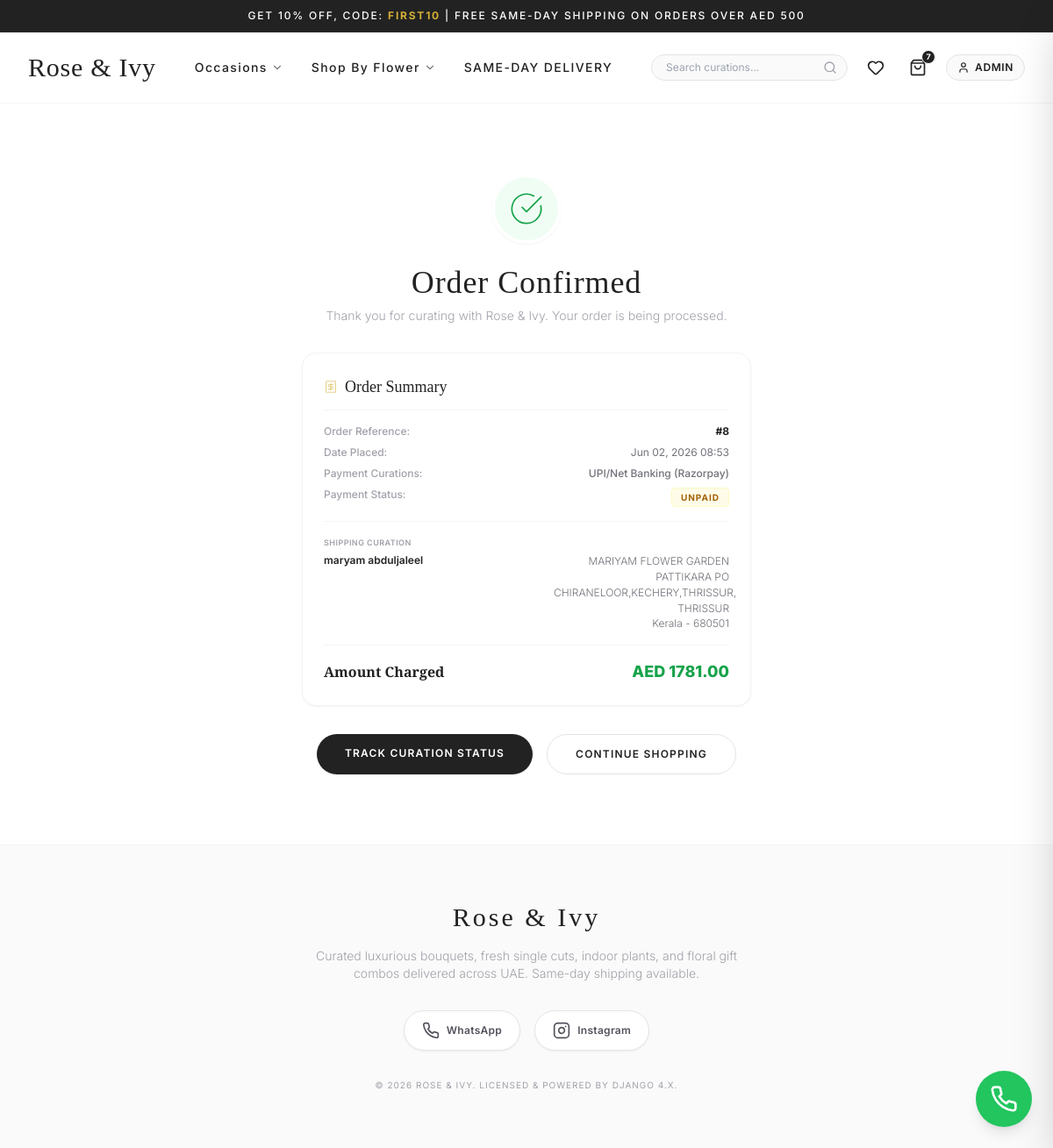
Screenshot of /orders/confirmation/8/ (signed in) with the database file from the repository.
### orders/models.py (models this page shows, shortened)
class Order(models.Model):
    ORDER_STATUS = (
        ('Pending', 'Pending'),
        ('Processing', 'Processing'),
        ('Shipped', 'Shipped'),
        ('Delivered', 'Delivered'),
    )
    PAYMENT_STATUS = (
        ('UNPAID', 'Unpaid'),
        ('PAID', 'Paid'),
        ('FAILED', 'Failed'),
    )
    PAYMENT_METHODS = (
        ('RAZORPAY', 'UPI/Net Banking (Razorpay)'),
    )
    user = models.ForeignKey(User, on_delete=models.CASCADE, related_name='orders')
    address = models.ForeignKey(Address, on_delete=models.SET_NULL, null=True, blank=True)
    total = models.DecimalField(max_digits=10, decimal_places=2)
    coupon = models.ForeignKey(Coupon, on_delete=models.SET_NULL, null=True, blank=True)
    discount_amount = models.DecimalField(max_digits=10, decimal_places=2, default=0.00)
    payment_method = models.CharField(max_length=20, choices=PAYMENT_METHODS)
    payment_status = models.CharField(max_length=20, choices=PAYMENT_STATUS, default='UNPAID')
    order_status = models.CharField(max_length=20, choices=ORDER_STATUS, default='Pending')
    gateway_order_id = models.CharField(max_length=100, blank=True, null=True)
    created_at = models.DateTimeField(auto_now_add=True)
    class Meta:
        ordering = ['-created_at']

### accounts/models.py (models this page shows, shortened)
class Address(models.Model):
    user = models.ForeignKey(User, on_delete=models.CASCADE, related_name='addresses')
    full_name = models.CharField(max_length=100)
    phone = models.CharField(max_length=15)
    street = models.CharField(max_length=255)
    city = models.CharField(max_length=100)
    state = models.CharField(max_length=100)
    pincode = models.CharField(max_length=10)
    is_default = models.BooleanField(default=False)
    class Meta:
        verbose_name_plural = "Addresses"

### orders/views.py (the view)
# urls.py: path('confirmation/<int:order_id>/', views.confirmation_view, name='confirmation'),
@login_required
def confirmation_view(request, order_id):
    order = get_object_or_404(Order, pk=order_id, user=request.user)
    return render(request, 'orders/confirmation.html', {'order': order})

### cart/context_processors.py (called while the page is built)
def cart_processor(request):
    cart_total_items = 0
    if request.user.is_authenticated:
        cart = Cart.objects.filter(user=request.user).first()
        if cart:
            cart_total_items = cart.total_items
    else:
        session_key = request.session.session_key
        if session_key:
            cart = Cart.objects.filter(session_key=session_key).first()
            if cart:
                cart_total_items = cart.total_items
    return {
        'cart_total_items': cart_total_items
    }

### cart/models.py (called while the page is built)
    @property
    def total_items(self):
        return sum(item.quantity for item in self.items.all())

### core/context_processors.py (called while the page is built)
def social_settings(request):
    return {
        'settings': {
            'WHATSAPP_PHONE_NUMBER': getattr(settings, 'WHATSAPP_PHONE_NUMBER', '971501234567'),
            'INSTAGRAM_USERNAME': getattr(settings, 'INSTAGRAM_USERNAME', 'roseandivyflowers'),
        }
    }

### templates/orders/confirmation.html (shortened to what this page needs)
{% extends 'base.html' %}
{% load static %}
{% block content %}
<div class="max-w-2xl mx-auto py-12 select-none text-center">
    <div class="inline-flex items-center justify-center bg-green-50 text-green-600 rounded-full mb-6 border-4 border-white shadow-sm w-20 h-20">
        <i data-lucide="check-circle" class="w-10 h-10 stroke-1"></i>
    </div>
    <h1 class="font-serif text-3xl md:text-4xl font-medium text-brandCharcoal tracking-wide mb-2">Order Confirmed</h1>
    <p class="text-zinc-400 text-xs md:text-sm font-light mb-8">Thank you for curating with Rose & Ivy. Your order is being processed.</p>
    <div class="bg-white border border-zinc-100 p-6 rounded-2xl shadow-sm text-left mb-8 max-w-lg mx-auto space-y-4">
        <h3 class="font-serif text-lg font-medium text-brandCharcoal border-b border-zinc-100 pb-3 flex items-center gap-2">
            <i data-lucide="receipt" class="w-4 h-4 text-brandGold stroke-1"></i> Order Summary
        </h3>
        <div class="grid grid-cols-2 gap-2 text-xs">
            <span class="text-zinc-400 font-medium">Order Reference:</span>
            <span class="text-right font-bold text-brandCharcoal">#{{ order.id }}</span>
            <span class="text-zinc-400 font-medium">Date Placed:</span>
            <span class="text-right text-zinc-500">{{ order.created_at|date:"M d, Y H:i" }}</span>
            <span class="text-zinc-400 font-medium">Payment Curations:</span>
            <span class="text-right text-zinc-500 font-medium">{{ order.get_payment_method_display }}</span>
            <span class="text-zinc-400 font-medium">Payment Status:</span>
            <div class="text-right">
                <span class="inline-block text-[10px] uppercase tracking-widest font-bold {% if order.payment_status == 'PAID' %}bg-green-50 text-green-700 border border-green-100{% else %}bg-yellow-50 text-yellow-700 border border-yellow-100{% endif %} px-2.5 py-0.5 rounded">
                    {{ order.get_payment_status_display }}
                </span>
            </div>
        </div>
        <div class="border-t border-zinc-100 pt-4 text-xs space-y-1">
            <span class="text-zinc-400 font-semibold uppercase tracking-wider text-[9px] block mb-1">Shipping Curation</span>
            <div class="flex justify-between items-start gap-4">
                <span class="font-semibold text-brandCharcoal">{{ order.address.full_name }}</span>
                <div class="text-right text-zinc-500 font-light max-w-[200px]">
                    <p class="leading-normal">{{ order.address.street }}, {{ order.address.city }}</p>
                    <p>{{ order.address.state }} - {{ order.address.pincode }}</p>
                </div>
            </div>
        </div>
        <div class="border-t border-zinc-100 pt-4 flex justify-between items-baseline">
            <span class="font-serif text-base font-semibold text-brandCharcoal">Amount Charged</span>
            <span class="font-sans font-extrabold text-lg text-green-600">AED {{ order.total }}</span>
        </div>
    </div>
    <div class="flex flex-wrap justify-center gap-4 mt-8 text-xs font-semibold uppercase tracking-widest">
        <a href="{% url 'orders:order_detail' order.id %}" class="bg-brandCharcoal text-white hover:bg-brandGold transition-colors py-3.5 px-8 rounded-full shadow-sm">
            Track Curation Status
        </a>
        <a href="{% url 'store:product_list' %}" class="border border-zinc-200 text-brandCharcoal hover:bg-zinc-50 transition-colors py-3.5 px-8 rounded-full">
            Continue Shopping
        </a>
    </div>
</div>
{% endblock %}

### templates/base.html (shortened to what this page needs)
{% load static %}
<!DOCTYPE html>
<html lang="en">
<head>
    <script src="https://cdn.tailwindcss.com"></script>
</head>
<body class="bg-brandWhite text-brandCharcoal font-sans min-h-screen flex flex-col antialiased">
    <div class="bg-brandCharcoal text-white text-[10px] md:text-xs tracking-[0.15em] font-medium py-2.5 text-center px-4 uppercase select-none border-b border-white/5">
        GET 10% OFF, CODE: <span class="text-brandGold font-bold">FIRST10</span> | FREE SAME-DAY SHIPPING ON ORDERS OVER AED 500
    </div>
    <header class="sticky top-0 bg-white/95 backdrop-blur-md z-40 border-b border-zinc-100 transition-all">
        <div class="max-w-7xl mx-auto px-4 sm:px-6 lg:px-8 h-20 flex items-center justify-between">
            <a href="{% url 'store:home' %}" class="flex items-center gap-2 group">
                <span class="font-serif text-2xl md:text-3xl font-medium tracking-wide text-brandCharcoal transition-colors hover:text-brandGold">
                    Rose & Ivy
                </span>
            </a>
            <nav class="hidden lg:flex items-center gap-8 font-medium text-sm tracking-widest text-brandCharcoal uppercase">
                <div class="relative group py-4">
                    <button class="flex items-center gap-1 hover:text-brandGold transition-colors nav-hover-line">
                        Occasions <i data-lucide="chevron-down" class="w-3.5 h-3.5 opacity-60"></i>
                    </button>
                </div>
                <div class="relative group py-4">
                    <button class="flex items-center gap-1 hover:text-brandGold transition-colors nav-hover-line">
                        Shop By Flower <i data-lucide="chevron-down" class="w-3.5 h-3.5 opacity-60"></i>
                    </button>
                </div>
                <a href="{% url 'store:product_list' %}" class="hover:text-brandGold transition-colors nav-hover-line py-4">
                    Same-Day Delivery
                </a>
            </nav>
            <div class="flex items-center gap-4">
                <form action="{% url 'store:product_list' %}" method="GET" class="relative hidden sm:flex items-center">
                    <input type="search" placeholder="Search curations..." name="q" value="{{ request.GET.q|default:'' }}"
                           class="w-48 lg:w-56 bg-zinc-50 text-xs border border-zinc-200 rounded-full py-1.5 pl-4 pr-10 focus:outline-none focus:border-brandGold focus:bg-white transition-all text-brandCharcoal">
                    <button type="submit" class="absolute right-3 text-zinc-400 hover:text-brandGold">
                        <i data-lucide="search" class="w-4 h-4"></i>
                    </button>
                </form>
                <a href="{% url 'store:wishlist' %}" class="text-brandCharcoal hover:text-brandGold p-1.5 transition-colors relative" title="Wishlist">
                    <i data-lucide="heart" class="w-5 h-5"></i>
                </a>
                <button onclick="openCartDrawer()" class="text-brandCharcoal hover:text-brandGold p-1.5 transition-colors relative" title="Shopping Bag">
                    <i data-lucide="shopping-bag" class="w-5 h-5"></i>
                    <span id="cart-badge" class="absolute -top-1 -right-1 bg-brandCharcoal text-white text-[9px] font-bold rounded-full w-4 h-4 flex items-center justify-center border border-white">
                        {{ cart_total_items|default:0 }}
                    </span>
                </button>
                {% if user.is_authenticated %}
                    <div class="relative group">
                        <button class="flex items-center gap-1.5 text-xs tracking-wider uppercase font-semibold text-brandCharcoal hover:text-brandGold border border-zinc-200 rounded-full px-3 py-1.5 bg-zinc-50">
                            <i data-lucide="user" class="w-3.5 h-3.5"></i>
                            <span class="max-w-[70px] truncate hidden md:inline">{{ user.username }}</span>
                        </button>
                    </div>
                {% endif %}
            </div>
        </div>
    </header>
    <main class="flex-grow py-8 max-w-7xl mx-auto px-4 sm:px-6 lg:px-8 w-full">
        {% block content %}{% endblock %}
    </main>
    <footer class="bg-zinc-50 border-t border-zinc-100 py-16 mt-auto select-none">
        <div class="max-w-7xl mx-auto px-4 sm:px-6 lg:px-8 text-center">
            <h5 class="font-serif text-3xl text-brandCharcoal tracking-widest mb-4">Rose & Ivy</h5>
            <p class="text-zinc-400 text-xs md:text-sm max-w-lg mx-auto font-light leading-relaxed mb-8">
                Curated luxurious bouquets, fresh single cuts, indoor plants, and floral gift combos delivered across UAE. Same-day shipping available.
            </p>
            <div class="flex justify-center items-center gap-4 mb-8">
                <a href="https://wa.me/{{ settings.WHATSAPP_PHONE_NUMBER }}?text=Hi! I'm reaching out from the Flower Shop website..."
                   target="_blank"
                   rel="noopener noreferrer"
                   class="flex items-center gap-2 bg-white border border-zinc-200 hover:border-green-500 hover:bg-green-50 text-zinc-600 hover:text-green-700 px-5 py-3 rounded-full transition-all duration-300 shadow-sm hover:shadow-md group">
                    <span class="text-xs font-semibold tracking-wide">WhatsApp</span>
                </a>
                <a href="https://instagram.com/{{ settings.INSTAGRAM_USERNAME }}"
                   target="_blank"
                   rel="noopener noreferrer"
                   class="flex items-center gap-2 bg-white border border-zinc-200 hover:border-pink-500 hover:bg-pink-50 text-zinc-600 hover:text-pink-700 px-5 py-3 rounded-full transition-all duration-300 shadow-sm hover:shadow-md group">
                    <span class="text-xs font-semibold tracking-wide">Instagram</span>
                </a>
            </div>
            <p class="text-zinc-400 text-[10px] tracking-widest uppercase mb-0">&copy; {% now "Y" %} Rose & Ivy. Licensed & Powered by Django 4.x.</p>
        </div>
    </footer>
    <a href="https://wa.me/{{ settings.WHATSAPP_PHONE_NUMBER }}?text=Hi! I'm reaching out from the Flower Shop website..."
       target="_blank"
       rel="noopener noreferrer"
       class="fixed bottom-6 right-6 z-50 bg-green-500 hover:bg-green-600 text-white w-14 h-14 md:w-16 md:h-16 rounded-full flex items-center justify-center shadow-lg hover:shadow-xl transition-all duration-300 group animate-pulse hover:animate-none"
       style="animation-duration: 2s;">
    </a>
</body>
</html>

### templates/base.html (style rules this page uses)
.nav-hover-line { position: relative; }
.nav-hover-line::after { content: ''; position: absolute; width: 0; height: 1px; bottom: -4px; left: 50%; background-color: #D4AF37; transition: all 0.3s ease; transform: translateX(-50%); }

### rows the page displays
Order: id "8", created_at "Jun 02, 2026 08:53", payment_method "UPI/Net Banking (Razorpay)", payment_status "UNPAID", address.full_name "maryam abduljaleel", address.street "MARIYAM FLOWER GARDEN PATTIKARA PO CHIRANELOOR,KECHERY,THRISSUR", address.city "THRISSUR", address.state "Kerala", address.pincode "680501", total "1781.00"

### other values shown
{{ cart_total_items|default:0 }} "7"
{{ user.username }} "ADMIN"
